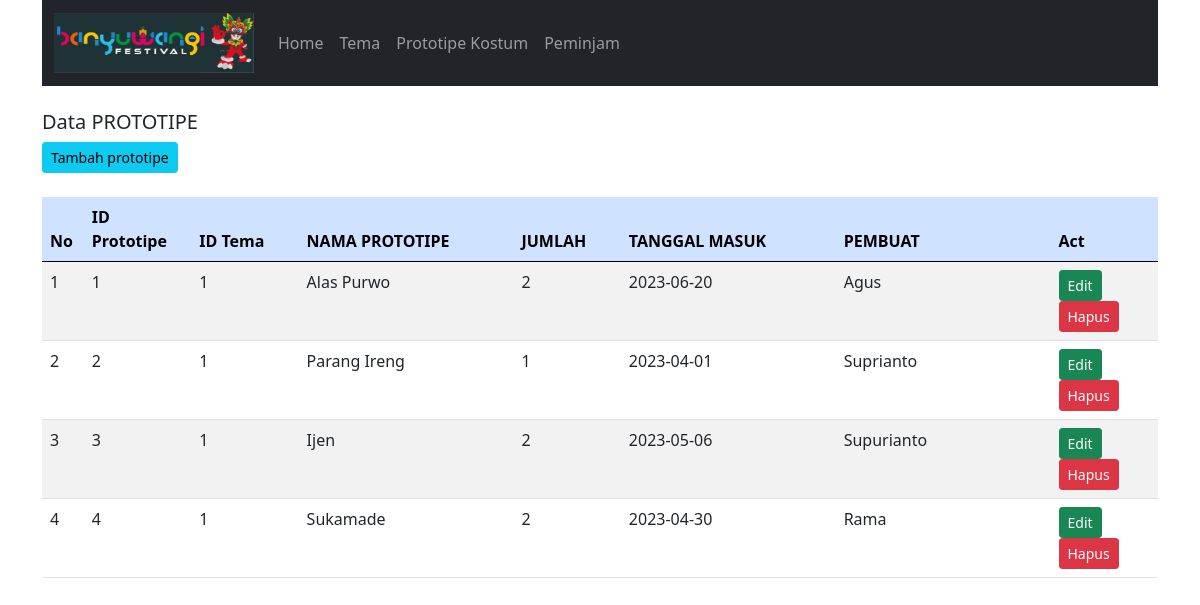
Page /Si_Inkos/index.php?target=prototipe on the committed database.
### tables this page shows
CREATE TABLE `prototipe` (
  `id_prototipe` int(5) NOT NULL,
  `id_tema` int(5) NOT NULL,
  `nama_prototipe` varchar(20) NOT NULL,
  `jumlah` int(3) NOT NULL,
  `tanggal_masuk` date NOT NULL,
  `pembuat` varchar(20) NOT NULL
);

### Si_Inkos/Config/query_builder.php (called while the page is built, shortened)
<?php
class Query_builder implements Query
{
    private $v_db, $v_table, $v_select, $v_join, $v_where, $v_order_by, $v_query, $v_insert, $v_update, $v_delete;
    public function __construct($dataKoneksi)
    {
        $this->v_db = new \mysqli($dataKoneksi['host'], $dataKoneksi['user'], $dataKoneksi['password'], $dataKoneksi['dbname']);
    }
    public function table($table)
    {
        $this->v_table = $table;
        return $this;
    }
    public function get()
    {
        $this->v_query = "SELECT ";
        if (!empty($this->v_select)) {
            $this->v_query .= $this->v_select . "";
        } else {
            $this->v_query .= " * ";
        }
        $this->v_query .= " FROM " . $this->v_table . "";
        return $this;
    }
    public function resultArray()
    {
        $data = $this->v_db->query($this->v_query);
        $rows = array();
        while ($row = $data->fetch_array()) {
            $rows[] = $row;
        }
        return $rows;
    }
}
?>

### Si_Inkos/Master/prototipe.php (the view, shortened to what this page needs)
<?php
class Prototipe
{
    private $db;
    public function __construct($con)
    {
        $this->db = new Query_builder($con);
    }
    public function index()
    {
        $data = $this->db->table(' prototipe ')->get()->resultArray();
        $res = '<a href="?target=prototipe&act=tambah_prototipe" class="btn btn-info btn-sm">Tambah prototipe</a><br><br>
    <div class="table-responsive">
    <table class="table table-striped">
    <thead class="table-primary">
    <tr>
    <th>No</th>
    <th>ID Prototipe</th>
    <th>ID Tema</th>
    <th>NAMA PROTOTIPE</th>
    <th>JUMLAH</th>
    <th>TANGGAL MASUK</th>
    <th>PEMBUAT</th>
    <th>Act</th>
    </tr>
    </thead>
    <tbody>';
        $no = 1;
        foreach ($data as $r) {
            $res .= '<tr>
        <td width="10">' . $no . '</td>
        <td width="100">' . $r['id_prototipe'] . '</td>
        <td width="100">' . $r['id_tema'] . '</td>
        <td width="200">' . $r['nama_prototipe'] . '</td>
        <td width="100">' . $r['jumlah'] . '</td>
        <td width="200">' . $r['tanggal_masuk'] . '</td>
        <td width="200">' . $r['pembuat'] . '</td>
        <td width="100">
        <a href="?target=prototipe&act=edit_prototipe&id_prototipe=' . $r['id_prototipe'] . '" class="btn btn-success btn-sm">Edit</a>
        <a href="?target=prototipe&act=delete_prototipe&id_prototipe=' . $r['id_prototipe'] . '" class="btn btn-danger btn-sm">Hapus</a>
        </td>';
            $no++;
        }
        $res .= '</tbody></table></div>';
        return $res;
    }
}

### rows in the picture
prototipe: id_prototipe "1", id_tema "1", nama_prototipe "Alas Purwo", jumlah "2", tanggal_masuk "2023-06-20", pembuat "Agus"
prototipe: id_prototipe "2", id_tema "1", nama_prototipe "Parang Ireng", jumlah "1", tanggal_masuk "2023-04-01", pembuat "Suprianto"
prototipe: id_prototipe "3", id_tema "1", nama_prototipe "Ijen", jumlah "2", tanggal_masuk "2023-05-06", pembuat "Supurianto"
prototipe: id_prototipe "4", id_tema "1", nama_prototipe "Sukamade", jumlah "2", tanggal_masuk "2023-04-30", pembuat "Rama"

### other values in the picture
$r['Text'] "Home"
$r['Text'] "Tema"
$r['Text'] "Prototipe Kostum"
$r['Text'] "Peminjam"
$target "PROTOTIPE"
